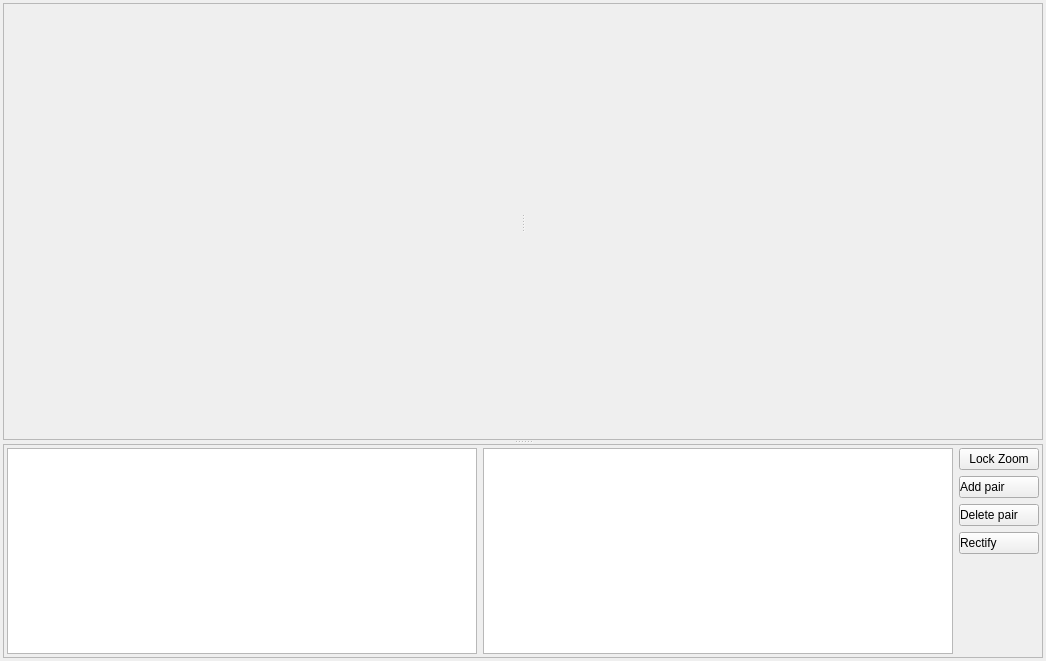
<?xml version="1.0" encoding="UTF-8"?>
<ui version="4.0">
 <class>PointsRectificationWidget</class>
 <widget class="QWidget" name="PointsRectificationWidget">
  <property name="geometry">
   <rect>
    <x>0</x>
    <y>0</y>
    <width>1046</width>
    <height>661</height>
   </rect>
  </property>
  <property name="windowTitle">
   <string>Points Selector</string>
  </property>
  <property name="windowIcon">
   <iconset resource="../../resources/main.qrc">
    <normaloff>:/new/graph/draw_points.png</normaloff>:/new/graph/draw_points.png</iconset>
  </property>
  <layout class="QVBoxLayout" name="verticalLayout">
   <property name="spacing">
    <number>3</number>
   </property>
   <property name="leftMargin">
    <number>3</number>
   </property>
   <property name="topMargin">
    <number>3</number>
   </property>
   <property name="rightMargin">
    <number>3</number>
   </property>
   <property name="bottomMargin">
    <number>3</number>
   </property>
   <item>
    <widget class="QSplitter" name="splitter_2">
     <property name="orientation">
      <enum>Qt::Vertical</enum>
     </property>
     <widget class="QFrame" name="frame">
      <property name="frameShape">
       <enum>QFrame::StyledPanel</enum>
      </property>
      <property name="frameShadow">
       <enum>QFrame::Raised</enum>
      </property>
      <layout class="QHBoxLayout" name="horizontalLayout">
       <property name="leftMargin">
        <number>3</number>
       </property>
       <property name="topMargin">
        <number>3</number>
       </property>
       <property name="rightMargin">
        <number>3</number>
       </property>
       <property name="bottomMargin">
        <number>3</number>
       </property>
       <item>
        <widget class="QSplitter" name="splitter">
         <property name="orientation">
          <enum>Qt::Horizontal</enum>
         </property>
         <widget class="PaintImageWidget" name="leftWidget" native="true">
          <property name="minimumSize">
           <size>
            <width>500</width>
            <height>400</height>
           </size>
          </property>
         </widget>
         <widget class="PaintImageWidget" name="rightWidget" native="true">
          <property name="minimumSize">
           <size>
            <width>500</width>
            <height>400</height>
           </size>
          </property>
         </widget>
        </widget>
       </item>
      </layout>
     </widget>
     <widget class="QFrame" name="frame_2">
      <property name="frameShape">
       <enum>QFrame::StyledPanel</enum>
      </property>
      <property name="frameShadow">
       <enum>QFrame::Raised</enum>
      </property>
      <layout class="QGridLayout" name="gridLayout">
       <property name="leftMargin">
        <number>3</number>
       </property>
       <property name="topMargin">
        <number>3</number>
       </property>
       <property name="rightMargin">
        <number>3</number>
       </property>
       <property name="bottomMargin">
        <number>3</number>
       </property>
       <item row="0" column="1" rowspan="7">
        <widget class="QTableView" name="pointsMatchingTableView"/>
       </item>
       <item row="0" column="2">
        <widget class="QPushButton" name="lockButton">
         <property name="enabled">
          <bool>true</bool>
         </property>
         <property name="text">
          <string>Lock Zoom</string>
         </property>
         <property name="icon">
          <iconset resource="../../resources/main.qrc">
           <normaloff>:/new/prefix1/lock.png</normaloff>
           <normalon>:/new/prefix1/unlock.png</normalon>:/new/prefix1/lock.png</iconset>
         </property>
         <property name="iconSize">
          <size>
           <width>24</width>
           <height>24</height>
          </size>
         </property>
         <property name="checkable">
          <bool>true</bool>
         </property>
        </widget>
       </item>
       <item row="1" column="2">
        <widget class="QPushButton" name="addButton">
         <property name="styleSheet">
          <string notr="true">Text-align:left</string>
         </property>
         <property name="text">
          <string>Add pair</string>
         </property>
         <property name="icon">
          <iconset resource="../../resources/main.qrc">
           <normaloff>:/new/prefix1/plus.png</normaloff>:/new/prefix1/plus.png</iconset>
         </property>
         <property name="iconSize">
          <size>
           <width>24</width>
           <height>24</height>
          </size>
         </property>
        </widget>
       </item>
       <item row="2" column="2">
        <widget class="QPushButton" name="deleteButton">
         <property name="styleSheet">
          <string notr="true">Text-align:left</string>
         </property>
         <property name="text">
          <string>Delete pair</string>
         </property>
         <property name="icon">
          <iconset resource="../../resources/main.qrc">
           <normaloff>:/new/prefix1/minus.png</normaloff>:/new/prefix1/minus.png</iconset>
         </property>
         <property name="iconSize">
          <size>
           <width>24</width>
           <height>24</height>
          </size>
         </property>
        </widget>
       </item>
       <item row="3" column="2">
        <widget class="QPushButton" name="rectifyButton">
         <property name="styleSheet">
          <string notr="true">Text-align:left</string>
         </property>
         <property name="text">
          <string>Rectify</string>
         </property>
         <property name="icon">
          <iconset resource="../../resources/main.qrc">
           <normaloff>:/new/prefix1/georectify.png</normaloff>:/new/prefix1/georectify.png</iconset>
         </property>
         <property name="iconSize">
          <size>
           <width>24</width>
           <height>24</height>
          </size>
         </property>
        </widget>
       </item>
       <item row="0" column="0" rowspan="7">
        <widget class="QTableWidget" name="pointsMatchingTableWidget"/>
       </item>
      </layout>
     </widget>
    </widget>
   </item>
  </layout>
 </widget>
 <customwidgets>
  <customwidget>
   <class>PaintImageWidget</class>
   <extends>QWidget</extends>
   <header>uis/paintImageWidget.h</header>
   <container>1</container>
  </customwidget>
 </customwidgets>
 <resources>
  <include location="../../resources/main.qrc"/>
 </resources>
 <connections/>
</ui>
